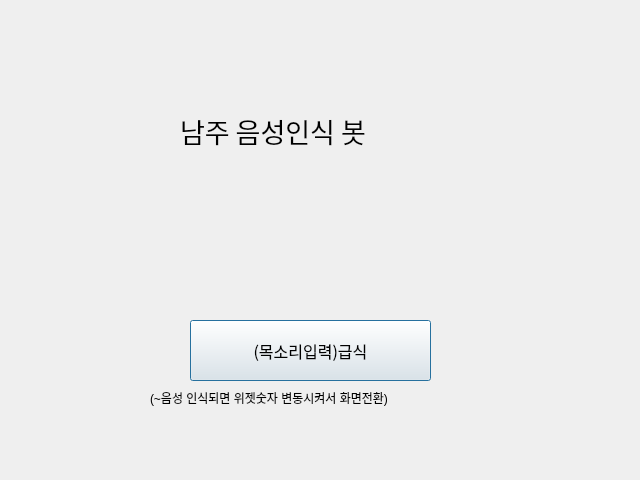
<?xml version="1.0" encoding="UTF-8"?>
<ui version="4.0">
 <class>Dialog</class>
 <widget class="QDialog" name="Dialog">
  <property name="geometry">
   <rect>
    <x>0</x>
    <y>0</y>
    <width>640</width>
    <height>480</height>
   </rect>
  </property>
  <property name="windowTitle">
   <string>Dialog</string>
  </property>
  <widget class="QLabel" name="label_5">
   <property name="geometry">
    <rect>
     <x>150</x>
     <y>390</y>
     <width>371</width>
     <height>16</height>
    </rect>
   </property>
   <property name="text">
    <string>(~음성 인식되면 위젯숫자 변동시켜서 화면전환)</string>
   </property>
  </widget>
  <widget class="QPushButton" name="voiceb">
   <property name="geometry">
    <rect>
     <x>190</x>
     <y>320</y>
     <width>241</width>
     <height>61</height>
    </rect>
   </property>
   <property name="font">
    <font>
     <family>Hancom Gothic</family>
     <pointsize>12</pointsize>
    </font>
   </property>
   <property name="text">
    <string>(목소리입력)급식</string>
   </property>
  </widget>
  <widget class="QLabel" name="label">
   <property name="geometry">
    <rect>
     <x>180</x>
     <y>80</y>
     <width>381</width>
     <height>101</height>
    </rect>
   </property>
   <property name="font">
    <font>
     <family>HYGothic-Extra</family>
     <pointsize>20</pointsize>
    </font>
   </property>
   <property name="text">
    <string>남주 음성인식 봇</string>
   </property>
  </widget>
 </widget>
 <resources/>
 <connections/>
</ui>
